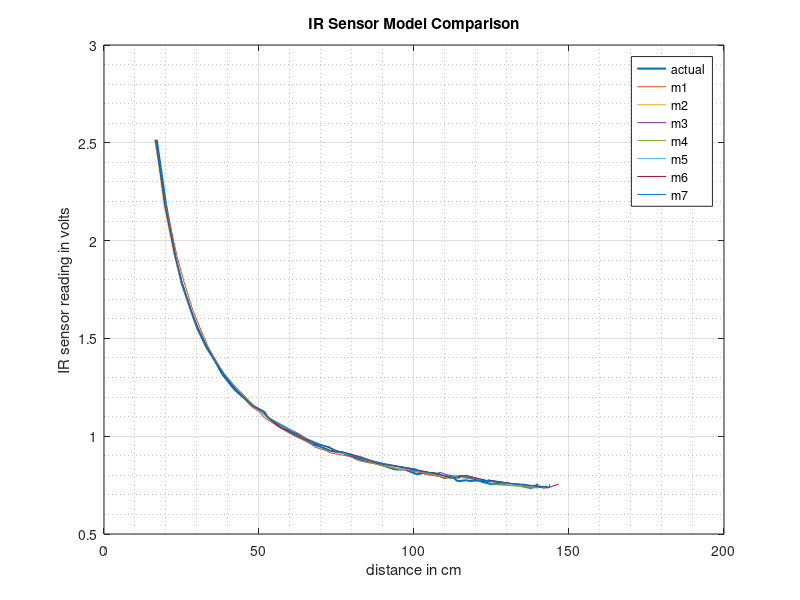
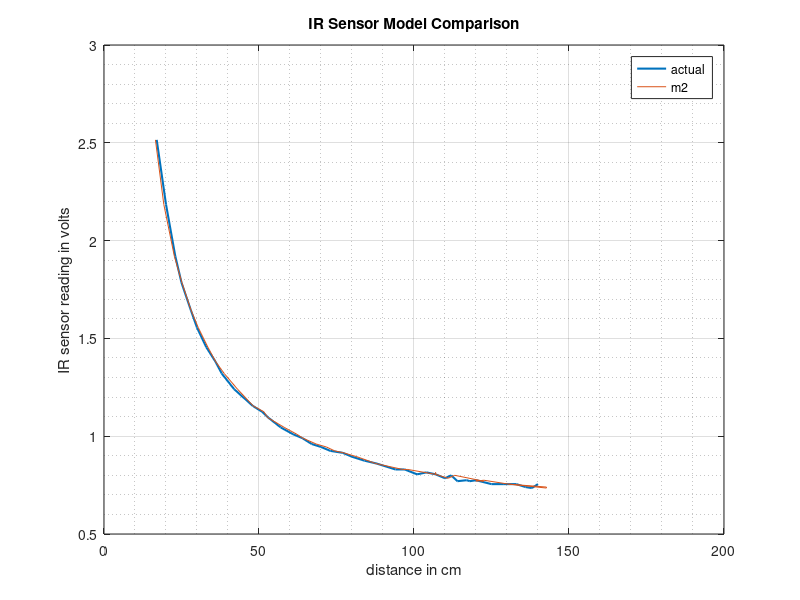

The MATLAB source for these figures, in order:
% Engs 147 - Final Project
% Jennifer Jain
% Sensor Model Comparisson with experimental and actual distance values

close all;
clear all;
 
M = csvread('resultsEdit.csv');
volts = M(:,1);
actDist = M(:,2);
dist1 = M(:,3);
dist2 = M(:,4);
dist3 = M(:,5);
dist4 = M(:,6);
dist5 = M(:,7);
dist6 = M(:,8);
dist7 = M(:,9);

% d = linspace(0, 150, 151);
figure(1);
plot(actDist, volts,'LineWidth',1.5);
hold on;
plot(dist1, volts);
hold on;
plot(dist2, volts);
hold on;
plot(dist3, volts);
hold on;
plot(dist4, volts);
hold on;
plot(dist5, volts);
hold on;
plot(dist6, volts);
hold on;
plot(dist7, volts);
hold on;


title('IR Sensor Model Comparison');
xlabel("distance in cm");
ylabel("IR sensor reading in volts");
grid on;
grid minor;
legend('actual', 'm1', 'm2', 'm3', 'm4', 'm5', 'm6', 'm7');

% error calculations for all models
for i = 3:9
    disp(i);
    d=actDist-M(:,i);
    SSE = norm(d,2)^2
end
figure(2);
plot(actDist, volts,'LineWidth',1.5);
hold on;
plot(dist2, volts);
hold on;
title('IR Sensor Model Comparison');
xlabel("distance in cm");
ylabel("IR sensor reading in volts");
legend('actual', 'm2');
grid on;
grid minor;

